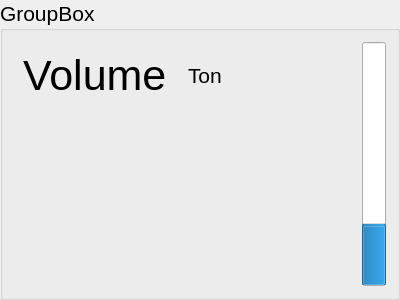
<?xml version="1.0" encoding="UTF-8"?>
<ui version="4.0">
 <class>WaterTowerWidget</class>
 <widget class="QGroupBox" name="WaterTowerWidget">
  <property name="geometry">
   <rect>
    <x>0</x>
    <y>0</y>
    <width>400</width>
    <height>300</height>
   </rect>
  </property>
  <property name="font">
   <font>
    <pointsize>16</pointsize>
   </font>
  </property>
  <property name="windowTitle">
   <string>GroupBox</string>
  </property>
  <property name="title">
   <string>GroupBox</string>
  </property>
  <layout class="QHBoxLayout" name="horizontalLayout">
   <item>
    <widget class="AvatarWidget" name="avatarWidget" native="true">
     <layout class="QVBoxLayout" name="verticalLayout">
      <item>
       <layout class="QHBoxLayout" name="infoLayout">
        <item>
         <widget class="QLabel" name="volumeLabel">
          <property name="font">
           <font>
            <pointsize>32</pointsize>
           </font>
          </property>
          <property name="text">
           <string>Volume</string>
          </property>
         </widget>
        </item>
        <item>
         <widget class="QLabel" name="unitLabel">
          <property name="text">
           <string>Ton</string>
          </property>
         </widget>
        </item>
       </layout>
      </item>
      <item>
       <spacer name="verticalSpacer">
        <property name="orientation">
         <enum>Qt::Vertical</enum>
        </property>
        <property name="sizeHint" stdset="0">
         <size>
          <width>20</width>
          <height>214</height>
         </size>
        </property>
       </spacer>
      </item>
     </layout>
    </widget>
   </item>
   <item>
    <widget class="QProgressBar" name="progressBar">
     <property name="minimumSize">
      <size>
       <width>24</width>
       <height>0</height>
      </size>
     </property>
     <property name="maximumSize">
      <size>
       <width>24</width>
       <height>16777215</height>
      </size>
     </property>
     <property name="value">
      <number>24</number>
     </property>
     <property name="orientation">
      <enum>Qt::Vertical</enum>
     </property>
    </widget>
   </item>
  </layout>
 </widget>
 <customwidgets>
  <customwidget>
   <class>AvatarWidget</class>
   <extends>QWidget</extends>
   <header>avatarwidget.h</header>
   <container>1</container>
  </customwidget>
 </customwidgets>
 <resources/>
 <connections/>
</ui>
